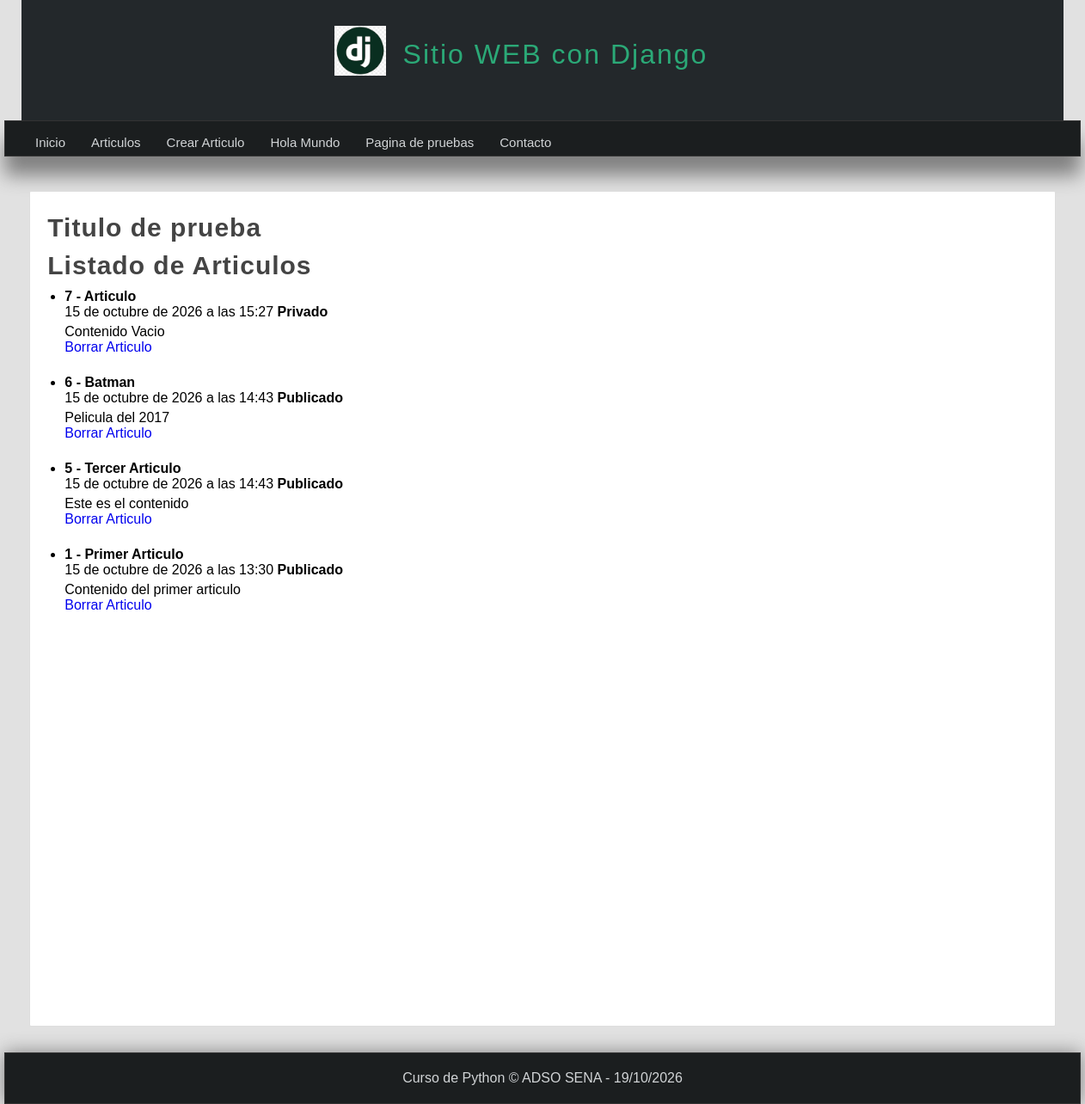
Before: /articulos/ with the older database file.
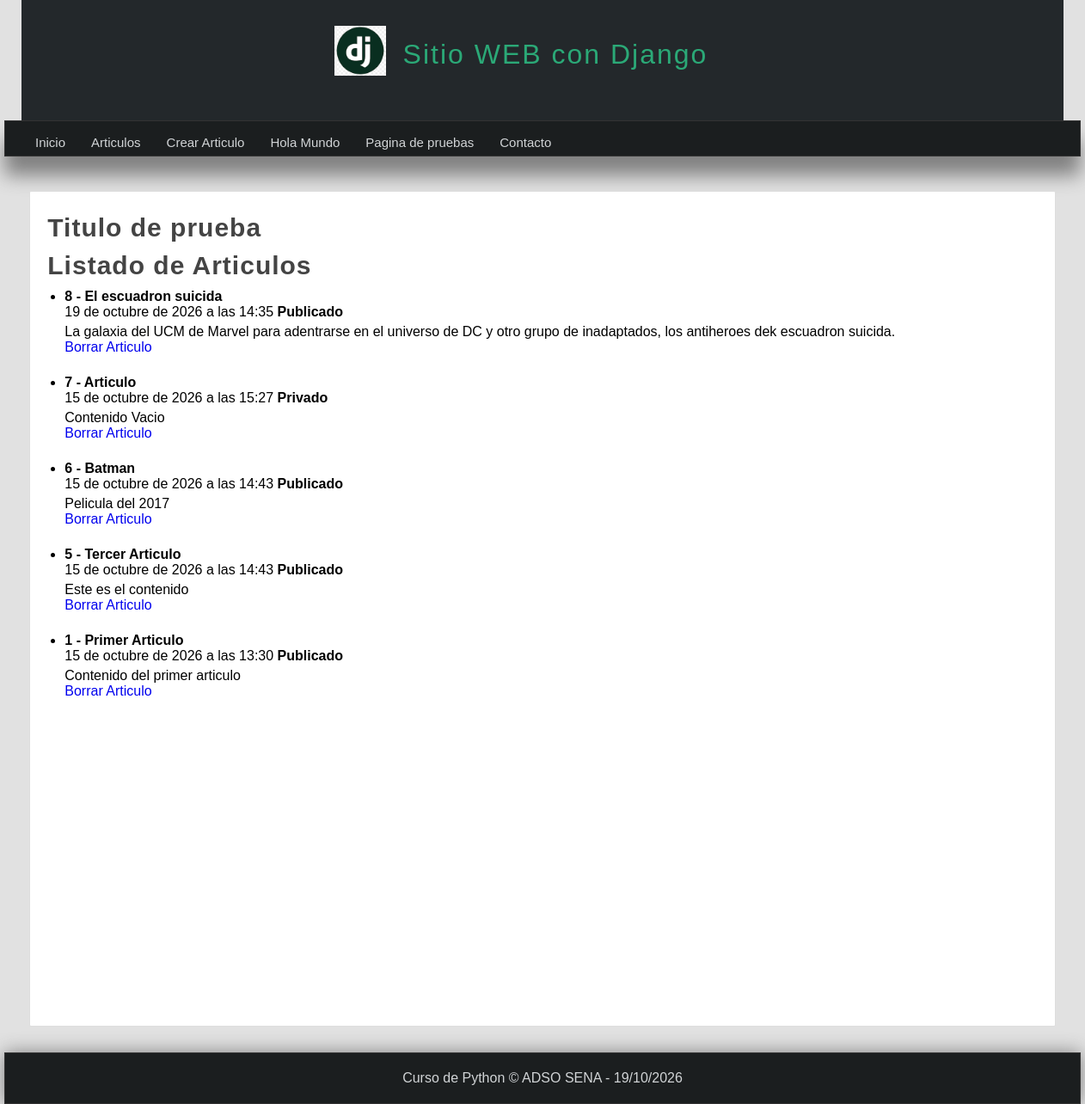
After: the same page with the newer database file.
### miapp/models.py (models this page shows)
class Article(models.Model):
    title = models.CharField(max_length=150)
    content = models.TextField()
    image = models.ImageField(default='null')
    public = models.BooleanField()
    created_at = models.DateTimeField(auto_now_add=True)
    updated_at = models.DateTimeField(auto_now=True)

### miapp/views.py (the view)
# urls.py: path('articulos/', views.articulos, name="articulos"),
def articulos(request): #Creacion de la vista articulos
    articulos = Article.objects.all().order_by('-id') #En este caso no usamos el metodo get si no el metodo all()
    """
    articulos = Article.objects.all() # Trae todos los articulos de la base de datos

    #Consultas con condiciones filter para filtrar por un valor especifico
    articulos = Article.objects.filter(title__exact= "articulo") # Trae todos los articulos publicos de la base de datos

    articulos = Article.objects.filter(
                                title= "Articulo",
                                ).exclude(
                                    public=True
                                ) # Trae todos los articulos que contengan la palabra articulo en el titulo y que no sean publicos

    #Consultas con condiciones filter para filtrar por un valor especifico
    articulos = Article.objects.filter(title__contains = "Tiburon")

    #Realizar una consulta que muestre solo los que esten publicados y excluya bajo una condicion
    articulos = Article.onjects.filter (title = "Tiburon",).exclude(public = true)

    #Consulta ejecutando SQL
    articulos = Article.objects.raw("SELECT * FROM miapp_article WHERE title='Articulo' AND public=0") # Trae todos los articulos que contengan la palabra articulo en el titulo y que no sean publicos

    #Consulta utilizando el OR con ORM
    articulos = Article.objects.filter(
       Q(title__contains="Primer Articulo") | Q(title__contains="Batman")
    )
    """
    return render(request, 'articulos.html', { #pasamos el request y la template articulos.html y como tercer parametro
        'articulos': articulos  #Pasamos un diccionario con las variables que deseamos mostrar
    })

### miapp/templates/articulos.html (shortened to what this page needs)
{% extends 'layout.html' %}
{% block content %}
<h1 class="title">Listado de Articulos</h1>
    <ul>
        {% for articulo in articulos %}
            <li>
                <h4>{{articulo.id}} - {{articulo.title}}</h4>
                <span>{{articulo.created_at}}</span>
                {%if articulo.public %}
                    <strong>Publicado</strong>
                {%else%}
                    <strong>Privado</strong>
                {%endif%}
                <p>
                    {{articulo.content}}
                    <br/>
                    <a href="{% url 'borrar_articulo' id=articulo.id %}">Borrar Articulo</a>
                </p>
                <br/>
            </li>
        {% endfor %}
    </ul>
{% endblock %}

Changed rows visible on the page:
added Article: id "8", title "El escuadron suicida", created_at "19 de octubre de 2026 a las 14:35", public "Publicado", content "La galaxia del UCM de Marvel para adentrarse en el universo de DC y otro grupo de inadaptados, los antiheroes dek escuadron suicida."
